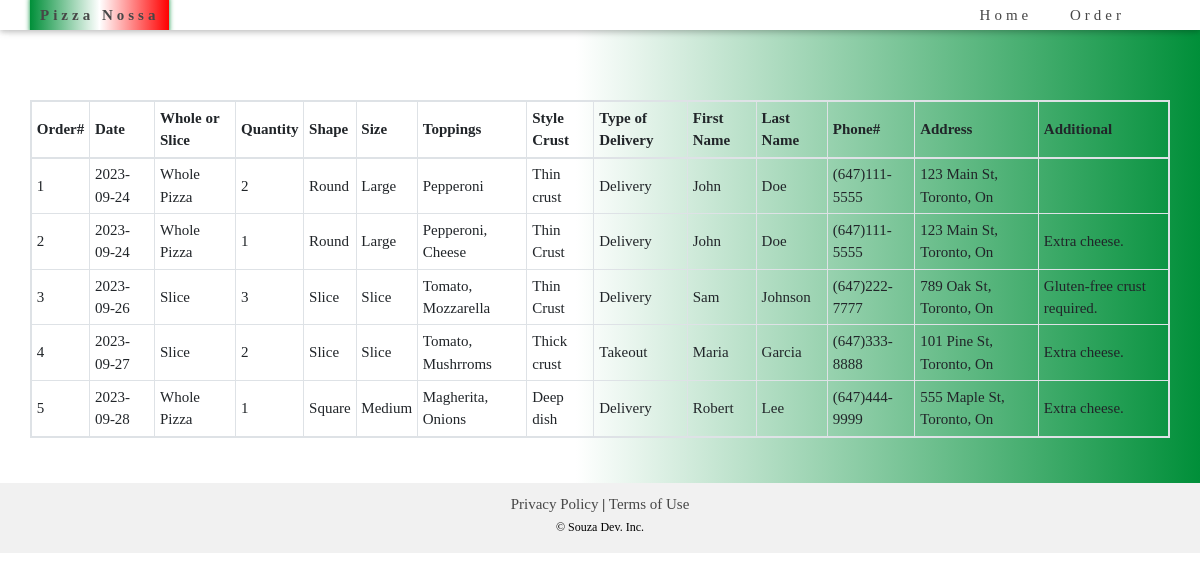
The app's page /order.php with its own data.
### tables this page shows
CREATE TABLE ORDERPIZZA (
	ID INT AUTO_INCREMENT NOT NULL,
    DAYDATE DATE NOT NULL,
    WHOLESLICEPIZZA VARCHAR(15) NOT NULL,
    NUMBERPIZZA INT NOT NULL,
    SHAPE VARCHAR(15) NOT NULL,
    SIZE VARCHAR(15) NOT NULL,
    TOPPINGS VARCHAR(255) NOT NULL,    
    STYLECRUST VARCHAR(15) NOT NULL,    
    TYPEDELIVERY VARCHAR(15) NOT NULL,
    FNAME VARCHAR(15) NOT NULL,
    LNAME VARCHAR(30) NOT NULL,
    PNUMBER VARCHAR(15) NOT NULL,
    C_ADDRESS VARCHAR(100) NOT NULL,
    ADDITIONAL TEXT,
    PRIMARY KEY (ID)
);

### database.php (called while the page is built, shortened)
<?php
    class ConnectionOperation {
        private $conn;
        public function connect_db() {
            $db_host = "localhost";
            $db_user = "root";
            $db_pass = "";
            $db_name = "PIZZANOSSADB";
            $this->conn = mysqli_connect($db_host, $db_user, $db_pass, $db_name);
        }
        public function readOrders() {
            $selectQuery = "SELECT * FROM ORDERPIZZA";
            $queryResult = mysqli_query($this->conn, $selectQuery);
            return $queryResult;
        }
    }
    $connectionOperation = new ConnectionOperation();
?>

### order.php (the view, shortened to what this page needs)
<?php
require_once('database.php');
$queryResult = $connectionOperation->readOrders();
?>
<!DOCTYPE html>
<html lang="en">
<head>
    <link rel="stylesheet" href="https://cdn.jsdelivr.net/npm/bootstrap@4.0.0/dist/css/bootstrap.min.css">
    <link rel='stylesheet' type='text/css' media='screen' href='css/style.css'>
</head>
<body>
    <header>
        <?php
        include('globalHeader.php');
        ?>
    </header>
    <main>
        <div class="container">
            <div class="row">
                <table class="table-bordered table-hover table-sm table-responsive">
                    <thead>
                    <tr>
                        <th scope="col">Order#</th>
                        <th scope="col">Date</th>
                        <th scope="col">Whole or Slice</th>
                        <th scope="col">Quantity</th>
                        <th scope="col">Shape</th>
                        <th scope="col">Size</th>
                        <th scope="col">Toppings</th>
                        <th scope="col">Style Crust</th>
                        <th scope="col">Type of Delivery</th>
                        <th scope="col">First Name</th>
                        <th scope="col">Last Name</th>
                        <th scope="col">Phone#</th>
                        <th scope="col">Address</th>
                        <th scope="col">Additional</th>
                    </tr>
                    </thead>
                    <?php
                    while ($r = mysqli_fetch_assoc($queryResult)) {
                    ?>
                        <tr>
                            <td><?php echo $r['ID']; ?></td>
                            <td><?php echo $r['DAYDATE']; ?></td>
                            <td><?php echo $r['WHOLESLICEPIZZA']; ?></td>
                            <td><?php echo $r['NUMBERPIZZA']; ?></td>
                            <td><?php echo $r['SHAPE']; ?></td>
                            <td><?php echo $r['SIZE']; ?></td>
                            <td><?php echo $r['TOPPINGS']; ?></td>
                            <td><?php echo $r['STYLECRUST']; ?></td>
                            <td><?php echo $r['TYPEDELIVERY']; ?></td>
                            <td><?php echo $r['FNAME']; ?></td>
                            <td><?php echo $r['LNAME']; ?></td>
                            <td><?php echo $r['PNUMBER']; ?></td>
                            <td><?php echo $r['C_ADDRESS']; ?></td>
                            <td><?php echo $r['ADDITIONAL']; ?></td>
                        </tr>
                    <?php
                    }
                    ?>
                </table>
            </div>
        </div>
    </main>
    <footer>
        <?php
        include('globalFooter.php');
        ?>
    </footer>
</body>
</html>

### globalHeader.php (shortened to what this page needs)
<!DOCTYPE html>
<html lang="en">
  <head>
    <link rel='stylesheet' type='text/css' media='screen' href='css/style.css'>
  </head>
  <body>
    <header>
        <div class="title-bar">
          <div class="company-name">
            <a href="index.php">Pizza Nossa</a>
          </div>
          <div class="menu">
            <ul class="menu-items">
              <li><a href="index.php">Home</a></li>
              <li><a href="order.php">Order</a></li>
            </ul>
          </div>
        </div>
      </header>
    </body>
</html>

### globalFooter.php (shortened to what this page needs)
<!DOCTYPE html>
<html lang="en">
  <head>
    <link rel='stylesheet' type='text/css' media='screen' href='css/style.css'>
  </head>
  <body>
    <footer>
        <nav>
          <a href="about/privacy-policy.php" title="Read our Privacy Policy">Privacy Policy</a> |
          <a href="about/terms-of-use.php" title="Learn more about our terms of use">Terms of Use</a>
        </nav>
        <p><small>&copy; Souza Dev. Inc.</small></p>
      </footer>
    </body>
</html>

### css/style.css (style rules this page uses)
body { font-family: "Times New Roman", Georgia, Serif; background: rgb(255,255,255); background: linear-gradient(90deg, rgba(255,255,255,0.9949229691876751) 48%, rgba(0,143,57,1) 100%); margin: 0 auto; text-decoration: none; font-size: 15px; line-height: 1.5; background-repeat: no-repeat; }
.title-bar { top: 0; position: fixed; background-color: white; width: 100%; padding: 15px; letter-spacing: 4px; display: flex; align-items: center; overflow: hidden; box-shadow: 0 2px 5px 0 rgba(0, 0, 0, 0.16), 0 2px 10px 0 rgba(0, 0, 0, 0.12); height: 25px; z-index: 1; }
.company-name { padding: 0 0 0 15px; }
.company-name a { background: rgb(0,143,57); background: linear-gradient(90deg, rgba(0,143,57,1) 0%, rgba(255,255,255,1) 50%, rgba(255,0,0,1) 100%); box-shadow: 0 0 5px rgba(0,143,57,1); font-weight: bold; padding: 10px; }
.menu { text-align: right; padding: 0 30px 0 0; }
.company-name, .menu { flex: 1; }
.menu-items { list-style: none; padding: 0; margin: 0; }
.menu-items li { display: inline-block; margin-right: 30px; }
a { text-decoration: none; color: #474747; }
main { padding-top: 100px; padding-bottom: 45px; }
footer { text-align: center; padding-top: 5px; padding-bottom: 5px; color: #000; background-color: #f1f1f1; height: 65px; }

### records on screen
orderpizza: ID "1", DAYDATE "2023-09-24", WHOLESLICEPIZZA "Whole Pizza", NUMBERPIZZA "2", SHAPE "Round", SIZE "Large", TOPPINGS "Pepperoni", STYLECRUST "Thin crust", TYPEDELIVERY "Delivery", FNAME "John", LNAME "Doe", PNUMBER "(647)111-5555", C_ADDRESS "123 Main St, Toronto, On"
orderpizza: ID "2", DAYDATE "2023-09-24", WHOLESLICEPIZZA "Whole Pizza", NUMBERPIZZA "1", SHAPE "Round", SIZE "Large", TOPPINGS "Pepperoni, Cheese", STYLECRUST "Thin Crust", TYPEDELIVERY "Delivery", FNAME "John", LNAME "Doe", PNUMBER "(647)111-5555", C_ADDRESS "123 Main St, Toronto, On", ADDITIONAL "Extra cheese."
orderpizza: ID "3", DAYDATE "2023-09-26", WHOLESLICEPIZZA "Slice", NUMBERPIZZA "3", SHAPE "Slice", SIZE "Slice", TOPPINGS "Tomato, Mozzarella", STYLECRUST "Thin Crust", TYPEDELIVERY "Delivery", FNAME "Sam", LNAME "Johnson", PNUMBER "(647)222-7777", C_ADDRESS "789 Oak St, Toronto, On", ADDITIONAL "Gluten-free crust required."
orderpizza: ID "4", DAYDATE "2023-09-27", WHOLESLICEPIZZA "Slice", NUMBERPIZZA "2", SHAPE "Slice", SIZE "Slice", TOPPINGS "Tomato, Mushrroms", STYLECRUST "Thick crust", TYPEDELIVERY "Takeout", FNAME "Maria", LNAME "Garcia", PNUMBER "(647)333-8888", C_ADDRESS "101 Pine St, Toronto, On", ADDITIONAL "Extra cheese."
orderpizza: ID "5", DAYDATE "2023-09-28", WHOLESLICEPIZZA "Whole Pizza", NUMBERPIZZA "1", SHAPE "Square", SIZE "Medium", TOPPINGS "Magherita, Onions", STYLECRUST "Deep dish", TYPEDELIVERY "Delivery", FNAME "Robert", LNAME "Lee", PNUMBER "(647)444-9999", C_ADDRESS "555 Maple St, Toronto, On", ADDITIONAL "Extra cheese."
